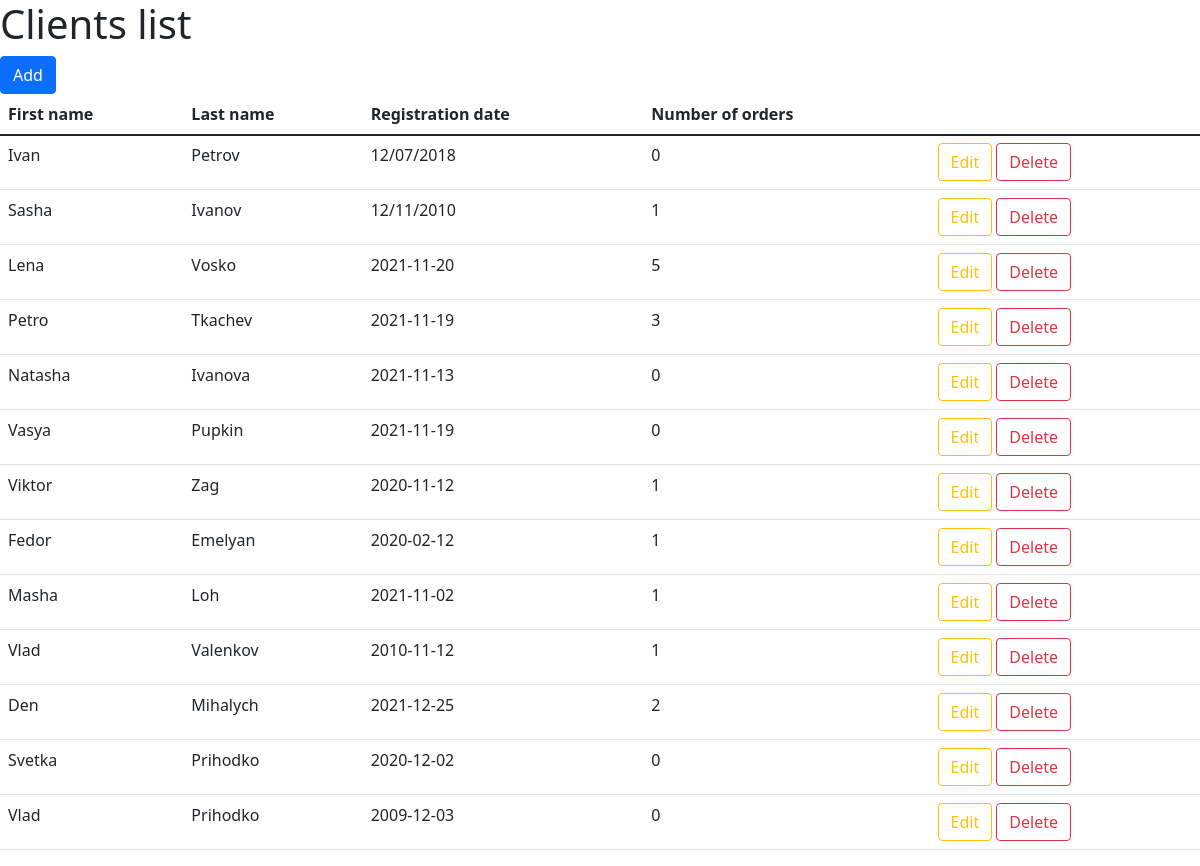
The page /clients-list on the database as committed earlier.
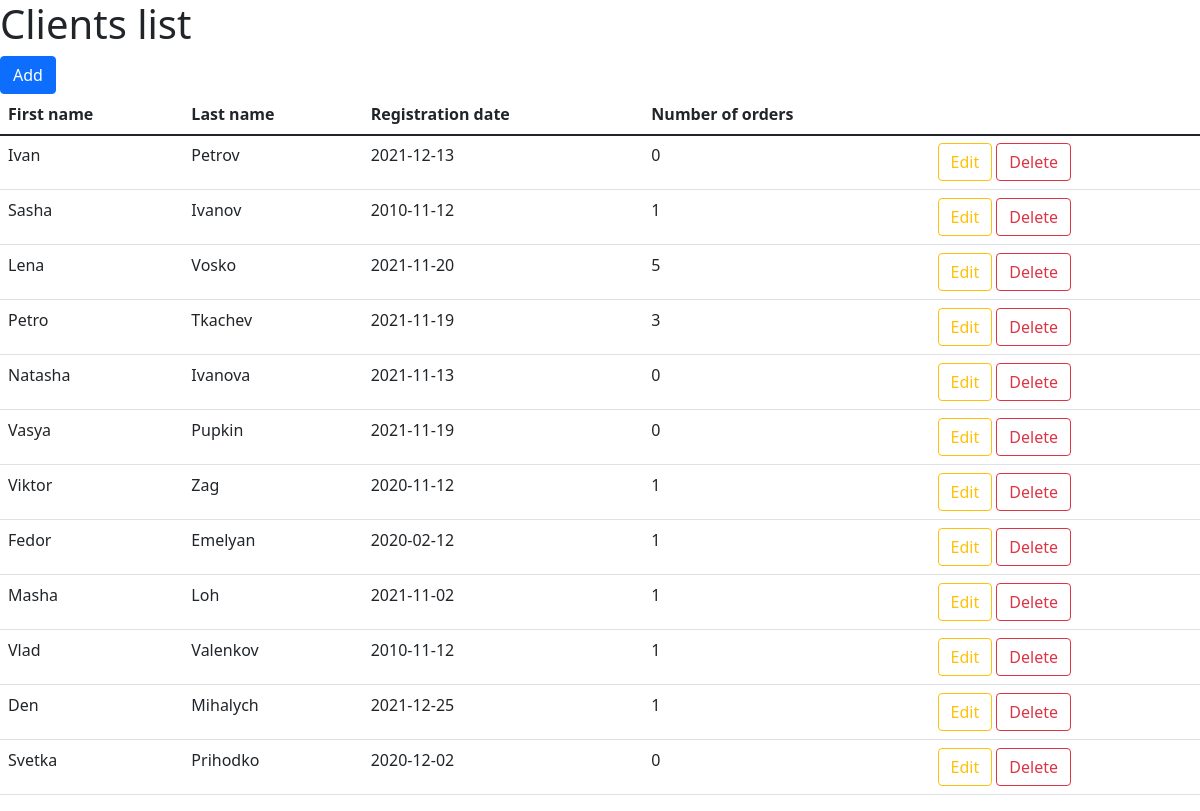
The same page on the database as committed later.
### main.py (models this page shows, shortened)
class Clients(db.Model):
    id = db.Column(db.Integer, primary_key=True)
    passport_number = db.Column(db.String(30), nullable=False)
    first_name = db.Column(db.String(45), nullable=False)
    last_name = db.Column(db.String(45), nullable=False)
    registration_date = db.Column(db.String(45), nullable=False)

### main.py (the view)
@rental_cars.route('/clients-list')
def clients_list():
    g.db = sqlite3.connect('rental_cars.db')
    cur = g.db.execute("""SELECT id, first_name, last_name, registration_date, COUNT(client_id) FROM
                         (SELECT clients.*, orders.client_id FROM clients
                          LEFT JOIN orders ON clients.id = orders.client_id) GROUP BY id""")
    linked_clients = cur.fetchall()
    g.db.close()
    return render_template('clients-list.html', linked_clients=linked_clients)

### templates/clients-list.html (shortened to what this page needs)
{% extends 'documentation/html_prototype/static_prototype.html' %}
{% block body %}
<h1>Clients list</h1>
<a href="/add-client" class="btn btn-primary">Add</a>
<table class="table">
    <thead>
        <tr>
            <th scope="col">First name</th>
            <th scope="col">Last name</th>
            <th scope="col">Registration date</th>
            <th scope="col">Number of orders</th>
        </tr>
    </thead>
    <tbody>
        <tr>
            {% for row in linked_clients %}
                <tr>
                    <td>{{ row[1] }}</td>
                    <td>{{ row[2] }}</td>
                    <td>{{ row[3] }}</td>
                    <td>{{ row[4] }}</td>
                    <td>
                        <a href="/clients-list/{{ row[0] }}/update-client" class="btn btn-outline-warning">Edit</a>
                        <a href="/clients-list/{{ row[0] }}/delete-client" class="btn btn-outline-danger" onclick="return confirm('Please confirm delete client')">Delete</a>
                    </td>
                </tr>
            {% endfor %}
        </tr>
    </tbody>
</table>
{% endblock %}

Rows that differ between the two databases and show on the page:
removed Clients: first_name "Vlad", last_name "Prihodko", registration_date "2009-12-03", row "0"
changed Clients "Ivan": registration_date "12/07/2018" → "2021-12-13"
changed Clients "Sasha": registration_date "12/11/2010" → "2010-11-12"
computed for Clients "Den": row "2" → "1"
